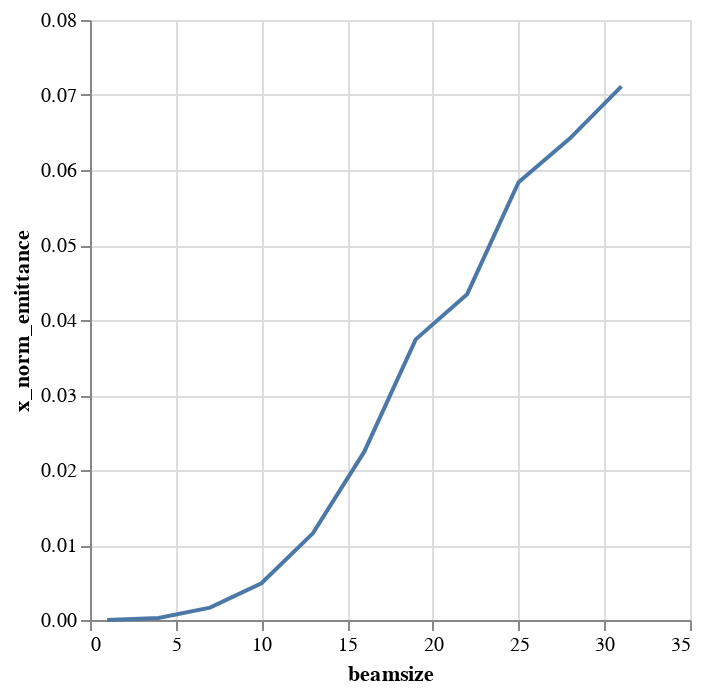

Notebook code cell kept with this figure:
### Code cell
alt.Chart(emit_df).mark_line().encode(
    x='beamsize',
    y='x_norm_emittance',
)

### Figure 1 — Vega-Lite specification as saved in the notebook (floating-point values rounded to 4 significant figures)
{"$schema": "https://vega.github.io/schema/vega-lite/v1.2.1.json", "data": {"values": [{"beamsize": 1, "losses": 0, "relbeta": 0.002308, "sourceID": 16777217, "sourceName": "bs_1", "x_emittance": 0.003007, "x_norm_emittance": 6.941e-06, "y_emittance": 0.0006105, "y_norm_emittance": 1.409e-06}, {"beamsize": 4, "losses": 0, "relbeta": 0.002308, "sourceID": 16777218, "sourceName": "bs_4", "x_emittance": 0.1218, "x_norm_emittance": 0.0002812, "y_emittance": 0.0404, "y_norm_emittance": 9.327e-05}, {"beamsize": 7, "losses": 0, "relbeta": 0.002308, "sourceID": 16777219, "sourceName": "bs_7", "x_emittance": 0.7121, "x_norm_emittance": 0.001644, "y_emittance": 0.1995, "y_norm_emittance": 0.0004605}, {"beamsize": 10, "losses": 0, "relbeta": 0.002308, "sourceID": 16777220, "sourceName": "bs_10", "x_emittance": 2.12, "x_norm_emittance": 0.004895, "y_emittance": 0.6976, "y_norm_emittance": 0.00161}, {"beamsize": 13, "losses": 1, "relbeta": 0.002308, "sourceID": 16777221, "sourceName": "bs_13", "x_emittance": 5.007, "x_norm_emittance": 0.01156, "y_emittance": 1.717, "y_norm_emittance": 0.003964}, {"beamsize": 16, "losses": 13, "relbeta": 0.002308, "sourceID": 16777222, "sourceName": "bs_16", "x_emittance": 9.722, "x_norm_emittance": 0.02244, "y_emittance": 2.852, "y_norm_emittance": 0.006583}, {"beamsize": 19, "losses": 32, "relbeta": 0.002308, "sourceID": 16777223, "sourceName": "bs_19", "x_emittance": 16.21, "x_norm_emittance": 0.03742, "y_emittance": 7.1, "y_norm_emittance": 0.01639}, {"beamsize": 22, "losses": 56, "relbeta": 0.002308, "sourceID": 16777224, "sourceName": "bs_22", "x_emittance": 18.82, "x_norm_emittance": 0.04344, "y_emittance": 11.18, "y_norm_emittance": 0.0258}, {"beamsize": 25, "losses": 107, "relbeta": 0.002308, "sourceID": 16777225, "sourceName": "bs_25", "x_emittance": 25.29, "x_norm_emittance": 0.05838, "y_emittance": 17.35, "y_norm_emittance": 0.04005}, {"beamsize": 28, "losses": 149, "relbeta": 0.002308, "sourceID": 16777226, "sourceName": "bs_28", "x_emittance": 27.82, "x_norm_emittance": 0.06423, "y_emittance": 23.87, "y_norm_emittance": 0.0551}, {"beamsize": 31, "losses": 184, "relbeta": 0.002308, "sourceID": 16777227, "sourceName": "bs_31", "x_emittance": 30.82, "x_norm_emittance": 0.07114, "y_emittance": 31.9, "y_norm_emittance": 0.07363}]}, "encoding": {"x": {"field": "beamsize", "type": "quantitative"}, "y": {"field": "x_norm_emittance", "type": "quantitative"}}, "mark": "line"}
